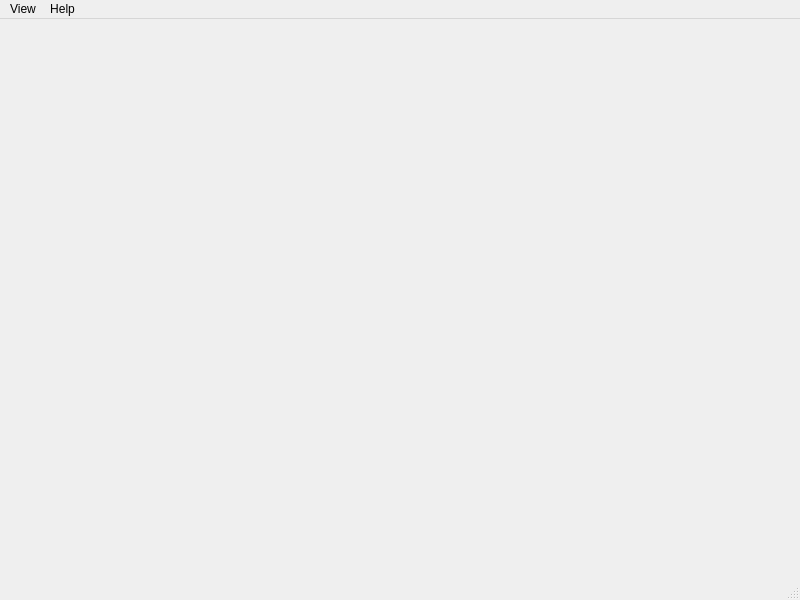
<?xml version="1.0" encoding="UTF-8"?>
<ui version="4.0">
 <class>Window</class>
 <widget class="QMainWindow" name="Window">
  <property name="geometry">
   <rect>
    <x>0</x>
    <y>0</y>
    <width>800</width>
    <height>600</height>
   </rect>
  </property>
  <property name="windowTitle">
   <string>SEAL-TK</string>
  </property>
  <property name="windowIcon">
   <iconset resource="SEALTKBranding.qrc">
    <normaloff>:/logo256.png</normaloff>:/logo256.png</iconset>
  </property>
  <widget class="QSplitter" name="centralwidget">
   <property name="orientation">
    <enum>Qt::Horizontal</enum>
   </property>
  </widget>
  <widget class="QMenuBar" name="menubar">
   <property name="geometry">
    <rect>
     <x>0</x>
     <y>0</y>
     <width>800</width>
     <height>19</height>
    </rect>
   </property>
   <widget class="QMenu" name="menuHelp">
    <property name="title">
     <string>Help</string>
    </property>
    <addaction name="actionAbout"/>
   </widget>
   <widget class="QMenu" name="menuView">
    <property name="title">
     <string>View</string>
    </property>
    <widget class="QMenu" name="menuNewDockablePanel">
     <property name="title">
      <string>New Dockable Panel</string>
     </property>
    </widget>
    <widget class="QMenu" name="menuNewLeftPanel">
     <property name="title">
      <string>New Left Panel</string>
     </property>
    </widget>
    <widget class="QMenu" name="menuNewRightPanel">
     <property name="title">
      <string>New Right Panel</string>
     </property>
    </widget>
    <addaction name="menuNewDockablePanel"/>
    <addaction name="menuNewLeftPanel"/>
    <addaction name="menuNewRightPanel"/>
   </widget>
   <addaction name="menuView"/>
   <addaction name="menuHelp"/>
  </widget>
  <widget class="QStatusBar" name="statusbar"/>
  <action name="actionAbout">
   <property name="text">
    <string>About...</string>
   </property>
  </action>
 </widget>
 <resources>
  <include location="SEALTKBranding.qrc"/>
 </resources>
 <connections/>
</ui>
